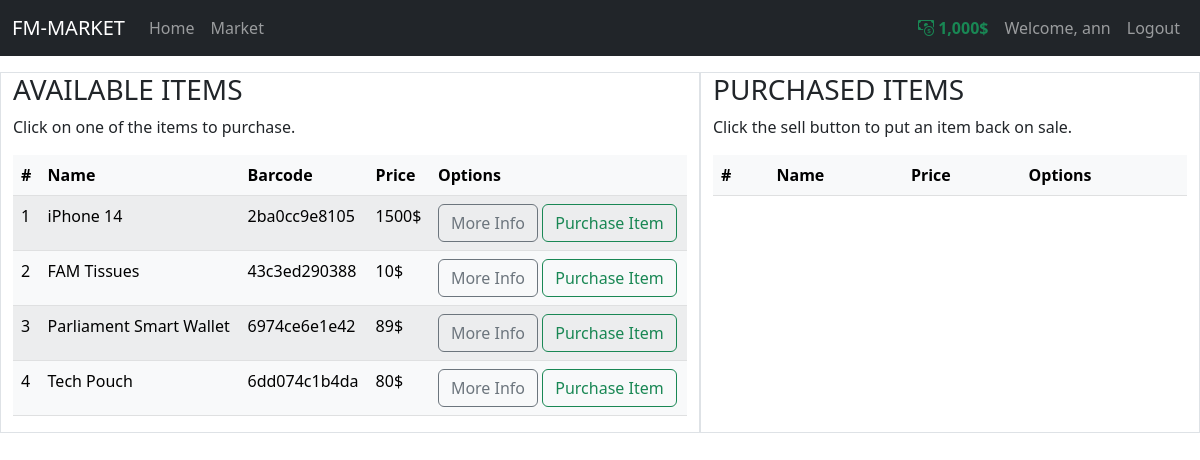
Page /market (signed in) on the committed database.
### market/models.py (models this page shows, shortened)
class Users(my_db.Model, UserMixin):
    user_id = my_db.Column(my_db.Integer(), primary_key=True)
    user_name = my_db.Column(my_db.String(length=30), unique=True, nullable=False)
    user_email = my_db.Column(my_db.String(length=50), unique=True, nullable=False)
    user_password_hash = my_db.Column(my_db.String(length=120), nullable=False)
    user_budget = my_db.Column(my_db.Integer(), nullable=False, default=1000)
    user_items = my_db.relationship('Items', backref='owned_user', lazy=True)
    @property
    def format_budget(self):
        return f'{self.user_budget:,}'

class Items(my_db.Model):
    item_id = my_db.Column(my_db.Integer(), primary_key=True)
    item_name = my_db.Column(my_db.String(length=48), nullable=False, unique=True)
    item_barcode = my_db.Column(my_db.String(length=12), nullable=False, unique=True, default=gen)
    item_price = my_db.Column(my_db.Integer(), nullable=False)
    item_description = my_db.Column(my_db.String(length=1024), nullable=False, unique=True)
    owner = my_db.Column(my_db.Integer(), my_db.ForeignKey('users.user_id'))

### market/routes.py (the view, shortened to what this page needs)
@my_app.route('/market', methods=['GET', 'POST'])
@login_required
def market_page():
    purchase_form = BuyItemForm()
    sale_form = SellItemForm()
    if request.method == 'GET':
        free_items = Items.query.filter_by(owner=None)
        owned_items = Items.query.filter_by(owner=current_user.user_id)
        return render_template('market.html', m_items=free_items, o_items=owned_items, buy_form=purchase_form, sell_form=sale_form)

### market/models.py (called while the page is built)
@login_manager.user_loader
def load_user(user_id):
    return Users.query.get(int(user_id))

### market/templates/market.html (shortened to what this page needs)
{% extends 'base.html' %}
{% block content %}
    <div class="container-fluid my-3">
        <div class="row">
            <div class="col-7 border">
                <h3>AVAILABLE ITEMS</h3>
                <p>Click on one of the items to purchase.</p>
                <table class="table table-light table-striped">
                    <thead>
                        <tr>
                            <th scope="col">#</th>
                            <th scope="col">Name</th>
                            <th scope="col">Barcode</th>
                            <th scope="col">Price</th>
                            <th scope="col">Options</th>
                        </tr>
                    </thead>
                    <tbody>
                        {% for item in m_items %}
                            <tr>
                                <td>{{ item.item_id }}</td>
                                <td>{{ item.item_name }}</td>
                                <td>{{ item.item_barcode }}</td>
                                <td>{{ item.item_price }}$</td>
                                <td>
                                    <button class="btn btn-outline-secondary" data-bs-toggle="modal" data-bs-target="#itemInfo-{{ item.item_id }}">More Info</button>
                                    <button class="btn btn-outline-success" data-bs-toggle="modal" data-bs-target="#itemPurchase-{{ item.item_id }}">Purchase Item</button>
                                </td>
                            </tr>
                        {% endfor %}
                    </tbody>
                </table>
            </div>
            <div class="col-5 border">
                <h3>PURCHASED ITEMS</h3>
                <p>Click the sell button to put an item back on sale.</p>
                {% if o_items %}
                <table class="table table-light table-striped">
                    <thead>
                        <tr>
                            <th scope="col">#</th>
                            <th scope="col">Name</th>
                            <th scope="col">Price</th>
                            <th scope="col">Options</th>
                        </tr>
                    </thead>
                </table>
               {% endif %}
            </div>
        </div>
    </div>
{% endblock %}

### market/templates/base.html (shortened to what this page needs)
<!DOCTYPE html>
<html lang="en">
<head>
    <link href="https://cdn.jsdelivr.net/npm/bootstrap@5.2.2/dist/css/bootstrap.min.css" rel="stylesheet">
    <link rel="stylesheet" href="https://cdn.jsdelivr.net/npm/bootstrap-icons@1.10.2/font/bootstrap-icons.css">
</head>
<body>
    <nav class="navbar navbar-expand-lg navbar-dark bg-dark">
      <div class="container-fluid">
        <a class="navbar-brand" href="{{ url_for('home') }}">FM-MARKET</a>
        <div class="collapse navbar-collapse" id="navbarText">
          <ul class="navbar-nav me-auto mb-2 mb-lg-0">
            <li class="nav-item">
              <a class="nav-link" href="{{ url_for('home') }}">Home</a>
            </li>
            <li class="nav-item">
              <a class="nav-link" href="{{ url_for('market_page') }}">Market</a>
            </li>
          </ul>
          <ul class="navbar-nav me-0 mb-2 mb-lg-0">
            {% if current_user.is_authenticated %}
            <li class="nav-item">
              <a class="nav-link text-success fw-bolder fst-normal">
                  <i class="bi bi-cash-coin"></i>
                  {{ current_user.format_budget }}$
              </a>
            </li>
            <li class="nav-item">
              <a class="nav-link">Welcome, {{ current_user.user_name }}</a>
            </li>
            <li class="nav-item">
              <a class="nav-link" href="{{ url_for('logout_page') }}">Logout</a>
            </li>
            {% endif %}
          </ul>
        </div>
      </div>
    </nav>
    <main>
        {% block content %}
        {% endblock %}
    </main>
</body>
</html>

### rows in the picture
Users: format_budget "1,000", user_name "ann"
Items: item_id "1", item_name "iPhone 14", item_barcode "2ba0cc9e8105", item_price "1500"
Items: item_id "2", item_name "FAM Tissues", item_barcode "43c3ed290388", item_price "10"
Items: item_id "3", item_name "Parliament Smart Wallet", item_barcode "6974ce6e1e42", item_price "89"
Items: item_id "4", item_name "Tech Pouch", item_barcode "6dd074c1b4da", item_price "80"
